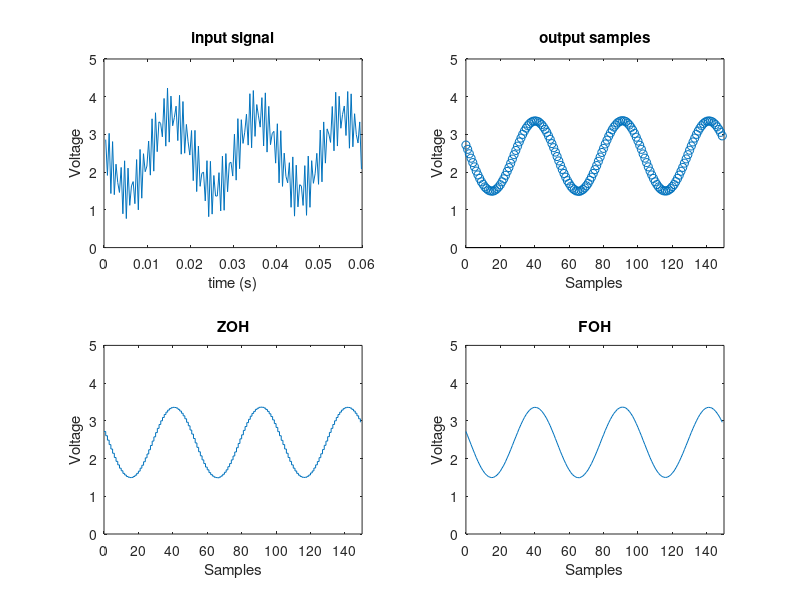

Write the MATLAB code that produced this figure. (Note: this script raises an error after producing the figure.)
% Test signal was a 1V amplitude, 50 Hz sine wave with a 2.5V offset. Test
% noise of 1.1 KHz (0.77V amplitude, 2.5V offset) was added to evaluate filter performance. 

% The cuttoff frequency of the filter was 0.02*fs or 78.4 Hz.

n = 1:150;
fs = 2506.267;  % 1/399us
Ts = 1/fs;
nTs = n*Ts;

xin = -sin(50*2*pi*nTs - 0.2) + 0.77*sin(1100*2*pi*nTs) + 2.5;  % input signal (inverted and shifted to visually match up better with output samples)
subplot(2,2,1); plot(nTs,xin); title('input signal'); axis([0 0.06 0 5]); xlabel('time (s)'); ylabel('Voltage');

% below are some output samples from the chip (taken using a logic analyzer)
fID = fopen('FIR_output.txt', 'r');
data = textscan(fID,'%s');
fclose(fID);
x = str2double(data{1}(1:150))';
n = 0:length(x)-1;

subplot(2,2,2); stem(n,(x/1023)*5,'Linestyle','none'); title('output samples'); axis([0 150 0 5]); xlabel('Samples'); ylabel('Voltage');
subplot(2,2,3); stairs(n,(x/1023)*5); title('ZOH'); axis([0 150 0 5]); xlabel('Samples'); ylabel('Voltage');
subplot(2,2,4); plot(n,(x/1023)*5); title('FOH'); axis([0 150 0 5]); xlabel('Samples'); ylabel('Voltage');

% The period is about 50 samples

% Each output sample on logic analyzer has a period of 399us, which gives
% a frequency of about 50.125 Hz, very close to input 50 Hz.

% The max for a 10 bit output is 1023, input signal was 1V amplitude with
% 2.5V offset. Looking at the figures, the output voltage offset is very
% close to 2.5V

% Max = 3.358 and min = 1.495, averaging about a 0.93V amplitude.
% (amplitude a bit lower than expected)

% The below code shows the frequency response of the filter. (found by taking
% the dtft of the impulse response (filter kernel).
h = [0 0.0014 0.0066 0.0175 0.0356 0.0600 0.0870 0.1104 0.1257 0.1236 0.1095 0.0858 0.0589 0.0347 0.0170 0.0064 0.0014];
nh = 0:16;
k = 0:500;
w = (k/500)*2*pi*0.5*2800;

H = dtft(nh,h,k);

figure;
plot(w/(2*pi*2800),abs(H)/max(abs(H))); title('frequency response'); xlabel('frequency expressed as a fraction of fs'); ylabel('magnitude'); axis([0 0.5 0 1.2]);

% Note the small stopband ripple characteristic of a Blackman window

% Visual simililarity to a sinusoid is good. 

% Overall, both interpolations show acceptable analog reconstruction (the
% code works!!!!!)
